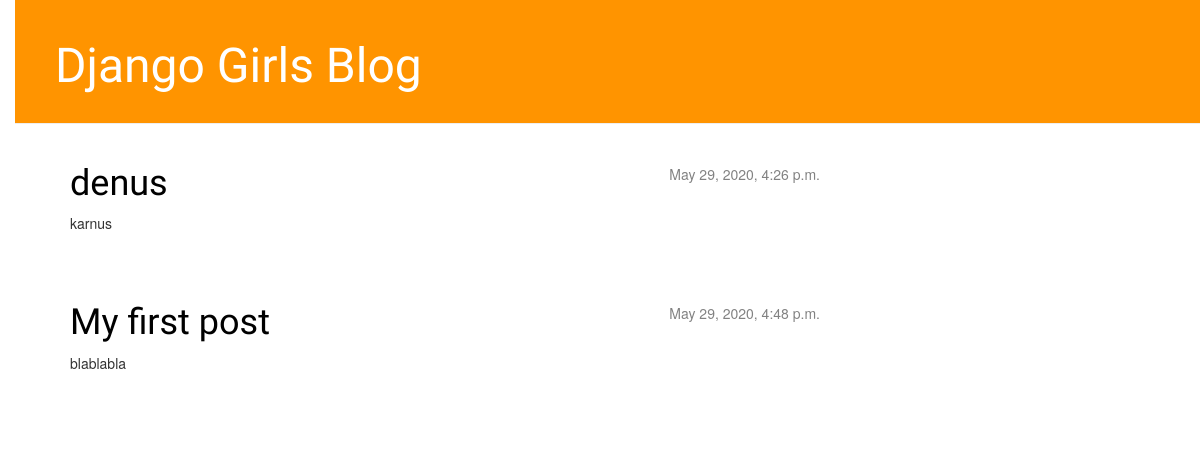
Before: / with the older database file.
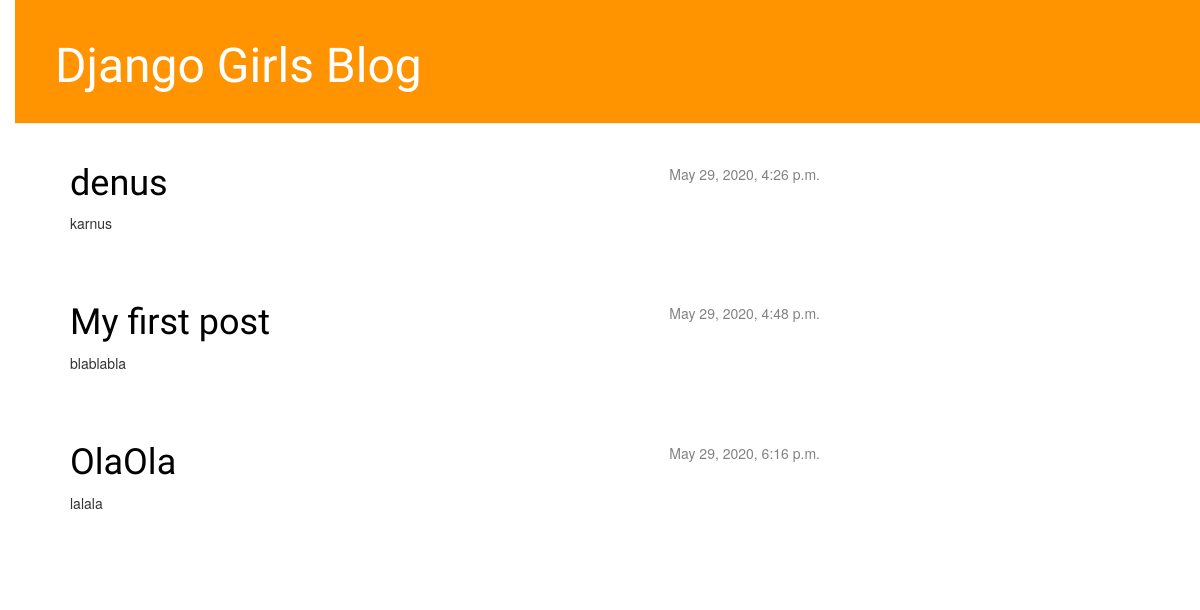
After: the same page with the newer database file.
### blog/models.py (models this page shows, shortened)
class Post(models.Model):
    author = models.ForeignKey('auth.User', on_delete=models.CASCADE)
    title = models.CharField(max_length=200)
    text = models.TextField()
    created_date = models.DateTimeField(
            default=timezone.now)
    published_date = models.DateTimeField(
            blank=True, null=True)

### blog/views.py (the view)
# urls.py: url(r'^$', views.post_list, name='post_list'),
def post_list(request):
    posts = Post.objects.filter(published_date__lte=timezone.now()).order_by('published_date')
    return render(request, 'blog/post_list.html', {'posts': posts})

### blog/templates/blog/post_list.html
{% extends 'blog/base.html' %}
{% block content %}
    {% for post in posts %}
        <div class="post">
            <div class="date">
                {{ post.published_date }}
            </div>
            <h1><a href="{% url 'post_detail' pk=post.pk %}">{{ post.title }}</a></h1>
            <p>{{ post.text|linebreaksbr }}</p>
        </div>
    {% endfor %}
{% endblock %}

Changed rows visible on the page:
added Post: published_date "May 29, 2020, 6:16 p.m.", title "OlaOla", text "lalala"
